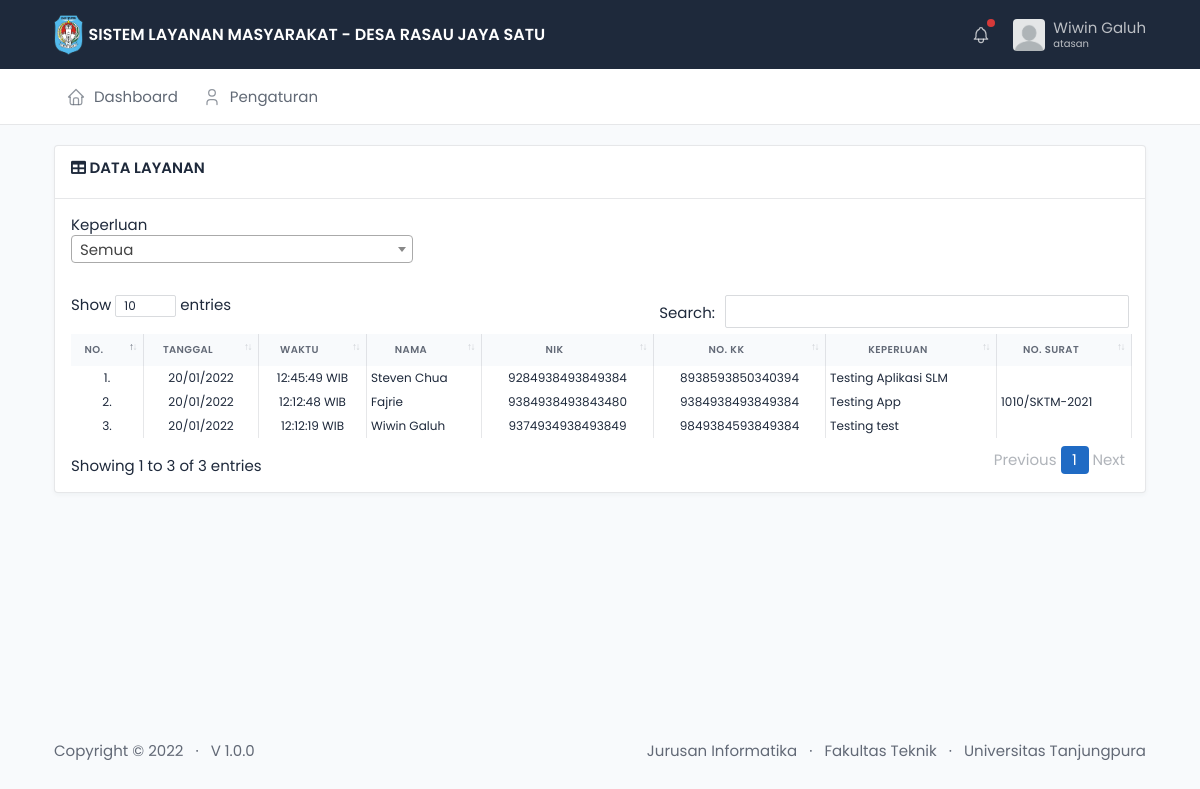
/index.php (signed in), run on the app's committed database.
### tables this page shows
CREATE TABLE `tb_user` (
  `id_user` int(11) NOT NULL,
  `username` text NOT NULL,
  `password` text NOT NULL,
  `level` enum('operator','atasan') NOT NULL,
  `nama_lengkap` text NOT NULL,
  `email` text,
  `no_hp` varchar(20) DEFAULT NULL,
  `foto` text,
  `last_login` datetime DEFAULT NULL,
  `create_datetime` datetime NOT NULL DEFAULT CURRENT_TIMESTAMP,
  `status` enum('0','1') NOT NULL DEFAULT '1'
);

CREATE TABLE `tb_layanan` (
  `id_layanan` bigint(20) NOT NULL,
  `waktu_data` datetime NOT NULL DEFAULT CURRENT_TIMESTAMP,
  `id_user` int(10) NOT NULL,
  `nama` text NOT NULL,
  `nik` varchar(16) NOT NULL,
  `no_kk` varchar(16) NOT NULL,
  `keperluan` mediumtext NOT NULL,
  `no_surat` text,
  `status` enum('0','1','2') NOT NULL,
  `waktu_update` datetime DEFAULT NULL ON UPDATE CURRENT_TIMESTAMP,
  `id_user_update` int(11) DEFAULT NULL
);

### content/layanan/views.php (the view, shortened to what this page needs)
<div class="page-body">
	<div class="container-xl">
		<div class="row row-deck row-cards">
			<div class="col-lg-12">
				<div class="card">
					<div class="card-header">
						<h4>
							<i class="fa fa-table"></i>
							DATA LAYANAN
						</h4>
					</div>
					<div class="card-body">
						<div class="row mb-4">
							<div class="col-lg-4">
								<label for="keperluanSelect">Keperluan</label>
								<div id="keperluanSelect"></div>
							</div>
						</div>
						<table class="table table-sm table-bordered table-hover table-responsive" id="data-table-custom" style="font-size: 12px;">
							<thead>
								<tr class="text-center">
									<th>No.</th>
									<th>Tanggal</th>
									<th>Waktu</th>
									<th>Nama</th>
									<th>NIK</th>
									<th>No. KK</th>
									<th>Keperluan</th>
									<th>No. Surat</th>
								</tr>
							</thead>
							<tbody>
								<?php
								$no = 1;
								if ($user_level == "atasan") {
									$query_layanan = "SELECT * FROM tb_layanan ORDER BY id_layanan DESC";
								} elseif ($user_level == "operator") {
									$query_layanan = "SELECT * FROM tb_layanan WHERE id_user='$id_user' ORDER BY id_layanan DESC";
								}
								$data_layanan = $db_connect->prepare($query_layanan);
								$data_layanan->execute();
								?>
								<?php while ($row = $data_layanan->fetch(PDO::FETCH_ASSOC)) : ?>
									<tr>
										<td style="vertical-align: middle;" class="text-center"><?= $no++; ?>.</td>
										<td style="vertical-align: middle;" class="text-center">
											<?= strftime('%d/%m/%Y', strtotime($row['waktu_data'])); ?>
										</td>
										<td style="vertical-align: middle;" class="text-center">
											<?= strftime('%H:%M:%S WIB', strtotime($row['waktu_data'])); ?>
										</td>
										<td style="vertical-align: middle;"><?= $row['nama']; ?></td>
										<td class="text-center" style="vertical-align: middle;"><?= $row['nik']; ?></td>
										<td class="text-center" style="vertical-align: middle;"><?= $row['no_kk']; ?></td>
										<td style="vertical-align: middle;"><?= $row['keperluan']; ?></td>
										<td style="vertical-align: middle;"><?= $row['no_surat']; ?></td>
									</tr>
								<?php endwhile; ?>
							</tbody>
						</table>
					</div>
				</div>
			</div>
		</div>
	</div>
</div>

### index.php (shortened to what this page needs)
<?php
require "./config/function.php";
if (empty($_SESSION["logged_in"])) {
	header("Location: login.php");
	exit;
} else {
	$id_user = $_SESSION['id_user'];
	$query_data_user_login = "SELECT * FROM tb_user WHERE id_user='$id_user'";
	$data_data_user_login = $db_connect->prepare($query_data_user_login);
	$data_data_user_login->execute();
	if ($row = $data_data_user_login->fetch(PDO::FETCH_ASSOC)) {
		$username = $row['username'];
		$user_nama = $row['nama_lengkap'];
		$user_foto = $row['foto'];
		$user_level = $row['level'];
	}
}
?>
<!doctype html>
<html lang="en">
<head>
	<link href="dist/css/tabler.min.css" rel="stylesheet" />
	<link href="dist/css/tabler-flags.min.css" rel="stylesheet" />
	<link href="dist/css/tabler-payments.min.css" rel="stylesheet" />
	<link href="dist/css/tabler-vendors.min.css" rel="stylesheet" />
	<link rel="stylesheet" href="dist/libs/select2/css/select2.min.css">
	<link rel="stylesheet" href="dist/libs/select2-bootstrap4-theme/select2-bootstrap4.min.css">
	<link rel="stylesheet" href="dist/libs/datatables-bs4/css/dataTables.bootstrap4.min.css">
	<link rel="stylesheet" href="dist/libs/datatables-responsive/css/responsive.bootstrap4.min.css">
	<link rel="stylesheet" href="https://cdnjs.cloudflare.com/ajax/libs/font-awesome/5.15.4/css/all.min.css" />
	<link rel="stylesheet" href="https://cdnjs.cloudflare.com/ajax/libs/limonte-sweetalert2/7.33.1/sweetalert2.min.css">
	<link rel="stylesheet" href="https://cdnjs.cloudflare.com/ajax/libs/toastr.js/latest/toastr.min.css" />
	<link href="dist/css/demo.min.css" rel="stylesheet" />
</head>
<body class="antialiased">
	<div class="wrapper">
		<div class="sticky-top">
			<header class="navbar navbar-expand-md navbar-dark sticky-top d-print-none">
				<div class="container-xl">
					<h1 class="navbar-brand navbar-brand-autodark d-none-navbar-horizontal pe-0 pe-md-3">
						<a href="./" style="text-decoration: none;">
							<div class="d-flex align-items-center">
								<img src="assets/images/logo-kuburaya.png" style="height: 40px; margin-right: 5px;">
								<div class="d-none d-lg-block">
									SISTEM LAYANAN MASYARAKAT - DESA RASAU JAYA SATU
								</div>
							</div>
						</a>
					</h1>
					<div class="navbar-nav flex-row order-md-last">
						<div class="nav-item dropdown me-3">
							<a href="#" class="nav-link px-0" data-bs-toggle="dropdown" tabindex="-1" aria-label="Show notifications">
								<span class="badge bg-red"></span>
							</a>
						</div>
						<div class="nav-item dropdown">
							<a href="#" class="nav-link d-flex lh-1 text-reset p-0" data-bs-toggle="dropdown" aria-label="Open user menu">
								<span class="avatar avatar-sm" style="background-image: url('<?= (empty($user_foto)) ? 'assets/images/noimg.png' : 'assets/images/profil/' . $user_foto; ?>')"></span>
								<div class="d-none d-xl-block ps-2 pt-3">
									<div>
										<?= $user_nama; ?>
									</div>
									<p class="mt-1 text-muted" style="font-size: 10px;">
										<?= $username; ?>
									</p>
								</div>
							</a>
						</div>
					</div>
				</div>
			</header>
			<div class="navbar-expand-md d-xl-block d-lg-block d-md-block d-sm-none d-xs-none">
				<div class="collapse navbar-collapse" id="navbar-menu">
					<div class="navbar navbar-light ">
						<div class="container-xl">
							<ul class="navbar-nav">
								<li class="nav-item">
									<a class="nav-link" href="./">
										<span class="nav-link-icon d-md-none d-lg-inline-block">
										</span>
										<span class="nav-link-title">
											Dashboard
										</span>
									</a>
								</li>
								<li class="nav-item">
									<a class="nav-link" href="index.php?p=pengaturan">
										<span class="nav-link-icon d-md-none d-lg-inline-block">
										</span>
										<span class="nav-link-title">
											Pengaturan
										</span>
									</a>
								</li>
							</ul>
						</div>
					</div>
				</div>
			</div>
		</div>
		<div class="page-wrapper pb-5 pb-lg-2">
			<div class="content-min-height" style="min-height: 72vh;">
				<?php include "content.php"; ?>
			</div>
		</div>
		<footer class="footer footer-transparent d-print-none">
			<div class="container">
				<div class="row text-center align-items-center flex-row-reverse">
					<div class="col-lg-auto ms-lg-auto">
						<ul class="list-inline list-inline-dots mb-0">
							<li class="list-inline-item">
								<a href="https://informatika.untan.ac.id" target="_blank" class="link-secondary" rel="noopener">
									Jurusan Informatika
								</a>
							</li>
							<li class="list-inline-item">
								<a href="https://teknik.untan.ac.id" target="_blank" class="link-secondary" rel="noopener">
									Fakultas Teknik
								</a>
							</li>
							<li class="list-inline-item">
								<a href="https://untan.ac.id" target="_blank" class="link-secondary" rel="noopener">
									Universitas Tanjungpura
								</a>
							</li>
						</ul>
					</div>
					<div class="col-12 col-lg-auto mt-3 mt-lg-0">
						<ul class="list-inline list-inline-dots mb-0">
							<li class="list-inline-item">
								Copyright &copy; <?= date("Y"); ?>
							</li>
							<li class="list-inline-item">
								<a href="./changelog.html" class="link-secondary" rel="noopener">V 1.0.0</a>
							</li>
						</ul>
					</div>
				</div>
			</div>
		</footer>
	</div>
</body>
</html>

### content.php
<?php
if (isset($_GET['p'])) {
	$page = $_GET['p'];
	switch ($page) {
		case 'data-layanan':
			if ($user_level == "operator") {
				include "content/layanan/views.php";
			} else {
				include "content/layanan/views.php";
			}
			break;
		case 'edit-data-layanan':
			if ($user_level == "operator") {
				include "content/dashboard/edit.php";
			} else {
				include "content/layanan/views.php";
			}
			break;
		case 'pengaturan':
			include "content/pengaturan/views.php";
			break;
		default:
			if ($user_level == "operator") {
				include 'content/dashboard/views.php';
			} else {
				include "content/layanan/views.php";
			}
			break;
	}
} else {
	if ($user_level == "operator") {
		include 'content/dashboard/views.php';
	} else {
		include "content/layanan/views.php";
	}
}

### index.php (style rules this page uses)
*, html, body { font-family: 'Poppins', sans-serif; }

### data on the page
tb_user: nama_lengkap "Wiwin Galuh", username "atasan"
tb_layanan: waktu_data "20/01/2022", waktu_data "12:45:49 WIB", nama "Steven Chua", nik "9284938493849384", no_kk "8938593850340394", keperluan "Testing Aplikasi SLM"
tb_layanan: waktu_data "20/01/2022", waktu_data "12:12:48 WIB", nama "Fajrie", nik "9384938493843480", no_kk "9384938493849384", keperluan "Testing App", no_surat "1010/SKTM-2021"
tb_layanan: waktu_data "20/01/2022", waktu_data "12:12:19 WIB", nama "Wiwin Galuh", nik "9374934938493849", no_kk "9849384593849384", keperluan "Testing test"
